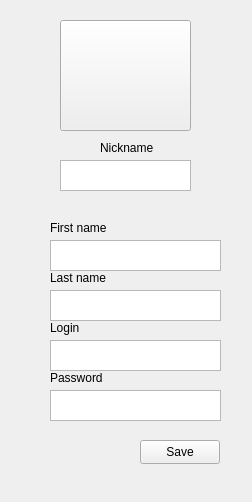
<?xml version="1.0" encoding="UTF-8"?>
<ui version="4.0">
 <class>Profile</class>
 <widget class="QWidget" name="Profile">
  <property name="geometry">
   <rect>
    <x>0</x>
    <y>0</y>
    <width>252</width>
    <height>502</height>
   </rect>
  </property>
  <property name="windowTitle">
   <string>Form</string>
  </property>
  <widget class="QPushButton" name="saveBtn">
   <property name="geometry">
    <rect>
     <x>140</x>
     <y>440</y>
     <width>80</width>
     <height>24</height>
    </rect>
   </property>
   <property name="text">
    <string>Save</string>
   </property>
  </widget>
  <widget class="QTextEdit" name="nickname">
   <property name="geometry">
    <rect>
     <x>60</x>
     <y>160</y>
     <width>131</width>
     <height>31</height>
    </rect>
   </property>
   <property name="html">
    <string>&lt;!DOCTYPE HTML PUBLIC &quot;-//W3C//DTD HTML 4.0//EN&quot; &quot;http://www.w3.org/TR/REC-html40/strict.dtd&quot;&gt;
&lt;html&gt;&lt;head&gt;&lt;meta name=&quot;qrichtext&quot; content=&quot;1&quot; /&gt;&lt;meta charset=&quot;utf-8&quot; /&gt;&lt;style type=&quot;text/css&quot;&gt;
p, li { white-space: pre-wrap; }
&lt;/style&gt;&lt;/head&gt;&lt;body style=&quot; font-family:'Segoe UI'; font-size:9pt; font-weight:400; font-style:normal;&quot;&gt;
&lt;p align=&quot;center&quot; style=&quot;-qt-paragraph-type:empty; margin-top:0px; margin-bottom:0px; margin-left:0px; margin-right:0px; -qt-block-indent:0; text-indent:0px;&quot;&gt;&lt;br /&gt;&lt;/p&gt;&lt;/body&gt;&lt;/html&gt;</string>
   </property>
  </widget>
  <widget class="QTextEdit" name="login">
   <property name="geometry">
    <rect>
     <x>50</x>
     <y>340</y>
     <width>171</width>
     <height>31</height>
    </rect>
   </property>
  </widget>
  <widget class="QTextEdit" name="password">
   <property name="geometry">
    <rect>
     <x>50</x>
     <y>390</y>
     <width>171</width>
     <height>31</height>
    </rect>
   </property>
  </widget>
  <widget class="QTextEdit" name="firstName">
   <property name="geometry">
    <rect>
     <x>50</x>
     <y>240</y>
     <width>171</width>
     <height>31</height>
    </rect>
   </property>
  </widget>
  <widget class="QTextEdit" name="lastName">
   <property name="geometry">
    <rect>
     <x>50</x>
     <y>290</y>
     <width>171</width>
     <height>31</height>
    </rect>
   </property>
  </widget>
  <widget class="QPushButton" name="logo">
   <property name="geometry">
    <rect>
     <x>60</x>
     <y>20</y>
     <width>131</width>
     <height>111</height>
    </rect>
   </property>
   <property name="text">
    <string/>
   </property>
  </widget>
  <widget class="QLabel" name="labelNickname">
   <property name="geometry">
    <rect>
     <x>100</x>
     <y>140</y>
     <width>61</width>
     <height>16</height>
    </rect>
   </property>
   <property name="text">
    <string>Nickname</string>
   </property>
  </widget>
  <widget class="QLabel" name="labelFistName">
   <property name="geometry">
    <rect>
     <x>50</x>
     <y>220</y>
     <width>61</width>
     <height>16</height>
    </rect>
   </property>
   <property name="text">
    <string>First name</string>
   </property>
  </widget>
  <widget class="QLabel" name="labelLastname">
   <property name="geometry">
    <rect>
     <x>50</x>
     <y>270</y>
     <width>61</width>
     <height>16</height>
    </rect>
   </property>
   <property name="text">
    <string>Last name</string>
   </property>
  </widget>
  <widget class="QLabel" name="labelLogin">
   <property name="geometry">
    <rect>
     <x>50</x>
     <y>320</y>
     <width>61</width>
     <height>16</height>
    </rect>
   </property>
   <property name="text">
    <string>Login</string>
   </property>
  </widget>
  <widget class="QLabel" name="labelPassword">
   <property name="geometry">
    <rect>
     <x>50</x>
     <y>370</y>
     <width>61</width>
     <height>16</height>
    </rect>
   </property>
   <property name="text">
    <string>Password</string>
   </property>
  </widget>
  <widget class="QLabel" name="imgFirstName">
   <property name="geometry">
    <rect>
     <x>20</x>
     <y>240</y>
     <width>31</width>
     <height>31</height>
    </rect>
   </property>
   <property name="text">
    <string/>
   </property>
  </widget>
  <widget class="QLabel" name="imgLastName">
   <property name="geometry">
    <rect>
     <x>20</x>
     <y>290</y>
     <width>31</width>
     <height>31</height>
    </rect>
   </property>
   <property name="text">
    <string/>
   </property>
  </widget>
  <widget class="QLabel" name="imgLogin">
   <property name="geometry">
    <rect>
     <x>20</x>
     <y>330</y>
     <width>31</width>
     <height>31</height>
    </rect>
   </property>
   <property name="text">
    <string/>
   </property>
  </widget>
  <widget class="QLabel" name="imgPassword">
   <property name="geometry">
    <rect>
     <x>20</x>
     <y>390</y>
     <width>31</width>
     <height>31</height>
    </rect>
   </property>
   <property name="text">
    <string/>
   </property>
  </widget>
 </widget>
 <resources/>
 <connections/>
</ui>
